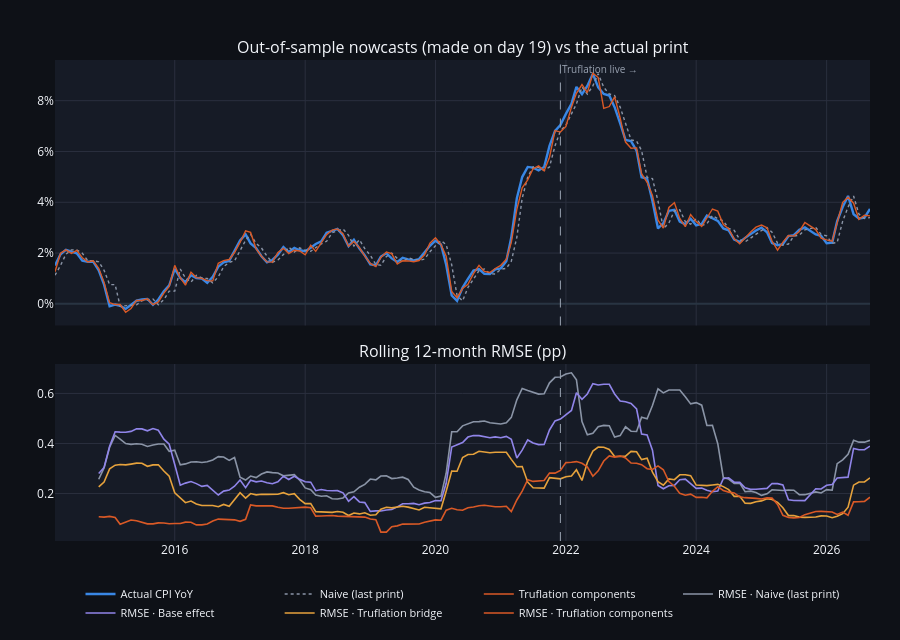

Notebook source saved alongside this figure:
### Code cell
# Forecast vs actual, and rolling 12-month RMSE, for the main models
show = ["Naive (last print)", "Base effect", "Truflation bridge", BEST]
colors = {"Naive (last print)": ch.C_NEUTRAL, "Base effect": "#9085e9", "Truflation bridge": "#e6a23c", BEST: ch.C_TRUF}
fig = make_subplots(rows=2, cols=1, shared_xaxes=True, row_heights=[0.6, 0.4], vertical_spacing=0.08,
                    subplot_titles=("Out-of-sample nowcasts (made on day 19) vs the actual print", "Rolling 12-month RMSE (pp)"))
fig.add_trace(go.Scatter(x=bt19.index, y=bt19["y"], name="Actual CPI YoY", line=dict(color=ch.C_CPI, width=2.4),
                         hovertemplate="%{y:.2f}%<extra>Actual</extra>"), 1, 1)
for mname in ["Naive (last print)", BEST]:
    fig.add_trace(go.Scatter(x=bt19.index, y=bt19[mname], name=mname, mode="lines", line=dict(color=colors[mname], width=1.4, dash="dot" if "Naive" in mname else None),
                             hovertemplate="%{y:.2f}%<extra>" + mname + "</extra>"), 1, 1)
for mname in show:
    r = ((bt19[mname] - bt19["y"]) ** 2).rolling(12, min_periods=9).mean() ** 0.5
    fig.add_trace(go.Scatter(x=r.index, y=r, name=f"RMSE · {mname}", line=dict(color=colors[mname], width=1.6),
                             showlegend=True, hovertemplate="%{y:.3f}pp<extra>" + mname + "</extra>"), 2, 1)
fig.add_vline(x=pd.Timestamp("2021-12-01"), line=dict(color=ch.TEXT_MUTED, dash="dash", width=1))
fig.add_annotation(x=pd.Timestamp("2021-12-01"), y=1, yref="paper", text="Truflation live →", showarrow=False, xanchor="left",
                   font=dict(size=10, color=ch.TEXT_MUTED))
lay = ch.base_layout("", 640); lay.pop("xaxis"); lay.pop("yaxis")
lay["legend"].update(y=-0.08, yanchor="top", x=0.5, xanchor="center")
fig.update_layout(**lay); fig.update_xaxes(gridcolor=ch.GRID_COLOR); fig.update_yaxes(gridcolor=ch.GRID_COLOR)
fig.update_yaxes(ticksuffix="%", row=1, col=1); fig.show()

### Figure 1 — Plotly figure (JSON) as saved in the notebook; plotly's stock layout.template omitted (floating-point values rounded to 4 significant figures; data arrays with more than 128 entries replaced by an {"elided": "..."} marker saying what was removed)
{"data": [{"hovertemplate": "%{y:.2f}%<extra>Actual</extra>", "line": {"color": "#3987e5", "width": 2.4}, "name": "Actual CPI YoY", "type": "scatter", "x": {"elided": "150 str values"}, "xaxis": "x", "y": {"elided": "150 float values"}, "yaxis": "y"}, {"hovertemplate": "%{y:.2f}%<extra>Naive (last print)</extra>", "line": {"color": "#8a94a6", "dash": "dot", "width": 1.4}, "mode": "lines", "name": "Naive (last print)", "type": "scatter", "x": {"elided": "150 str values"}, "xaxis": "x", "y": {"elided": "150 float values"}, "yaxis": "y"}, {"hovertemplate": "%{y:.2f}%<extra>Truflation components</extra>", "line": {"color": "#d95926", "width": 1.4}, "mode": "lines", "name": "Truflation components", "type": "scatter", "x": {"elided": "150 str values"}, "xaxis": "x", "y": {"elided": "150 float values"}, "yaxis": "y"}, {"hovertemplate": "%{y:.3f}pp<extra>Naive (last print)</extra>", "line": {"color": "#8a94a6", "width": 1.6}, "name": "RMSE · Naive (last print)", "showlegend": true, "type": "scatter", "x": {"elided": "150 str values"}, "xaxis": "x2", "y": {"elided": "150 float values"}, "yaxis": "y2"}, {"hovertemplate": "%{y:.3f}pp<extra>Base effect</extra>", "line": {"color": "#9085e9", "width": 1.6}, "name": "RMSE · Base effect", "showlegend": true, "type": "scatter", "x": {"elided": "150 str values"}, "xaxis": "x2", "y": {"elided": "150 float values"}, "yaxis": "y2"}, {"hovertemplate": "%{y:.3f}pp<extra>Truflation bridge</extra>", "line": {"color": "#e6a23c", "width": 1.6}, "name": "RMSE · Truflation bridge", "showlegend": true, "type": "scatter", "x": {"elided": "150 str values"}, "xaxis": "x2", "y": {"elided": "150 float values"}, "yaxis": "y2"}, {"hovertemplate": "%{y:.3f}pp<extra>Truflation components</extra>", "line": {"color": "#d95926", "width": 1.6}, "name": "RMSE · Truflation components", "showlegend": true, "type": "scatter", "x": {"elided": "150 str values"}, "xaxis": "x2", "y": {"elided": "150 float values"}, "yaxis": "y2"}], "layout": {"annotations": [{"font": {"size": 16}, "showarrow": false, "text": "Out-of-sample nowcasts (made on day 19) vs the actual print", "x": 0.5, "xanchor": "center", "xref": "paper", "y": 1.0, "yanchor": "bottom", "yref": "paper"}, {"font": {"size": 16}, "showarrow": false, "text": "Rolling 12-month RMSE (pp)", "x": 0.5, "xanchor": "center", "xref": "paper", "y": 0.368, "yanchor": "bottom", "yref": "paper"}, {"font": {"color": "#9aa3b2", "size": 10}, "showarrow": false, "text": "Truflation live →", "x": "2021-12-01T00:00:00", "xanchor": "left", "y": 1, "yref": "paper"}], "height": 640, "hovermode": "x unified", "legend": {"font": {"size": 11}, "orientation": "h", "x": 0.5, "xanchor": "center", "y": -0.08, "yanchor": "top"}, "margin": {"b": 40, "l": 55, "r": 30, "t": 60}, "paper_bgcolor": "#0e1117", "plot_bgcolor": "#161b26", "shapes": [{"line": {"color": "#9aa3b2", "dash": "dash", "width": 1}, "type": "line", "x0": "2021-12-01T00:00:00", "x1": "2021-12-01T00:00:00", "xref": "x", "y0": 0, "y1": 1, "yref": "y domain"}, {"line": {"color": "#9aa3b2", "dash": "dash", "width": 1}, "type": "line", "x0": "2021-12-01T00:00:00", "x1": "2021-12-01T00:00:00", "xref": "x2", "y0": 0, "y1": 1, "yref": "y2 domain"}], "title": {"font": {"size": 15}, "text": "", "x": 0.01, "xanchor": "left"}, "xaxis": {"anchor": "y", "domain": [0.0, 1.0], "gridcolor": "#2a2f3e", "matches": "x2", "showticklabels": false}, "xaxis2": {"anchor": "y2", "domain": [0.0, 1.0], "gridcolor": "#2a2f3e"}, "yaxis": {"anchor": "x", "domain": [0.448, 1.0], "gridcolor": "#2a2f3e", "ticksuffix": "%"}, "yaxis2": {"anchor": "x2", "domain": [0.0, 0.368], "gridcolor": "#2a2f3e"}}}
